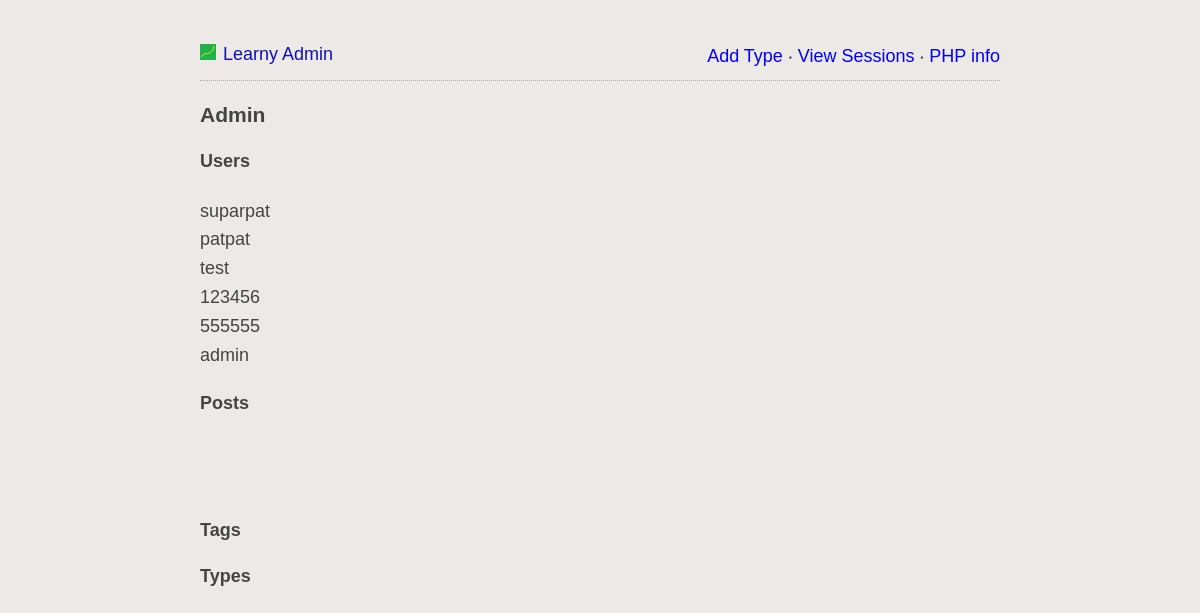
Before: /admin/index.php with the older database file.
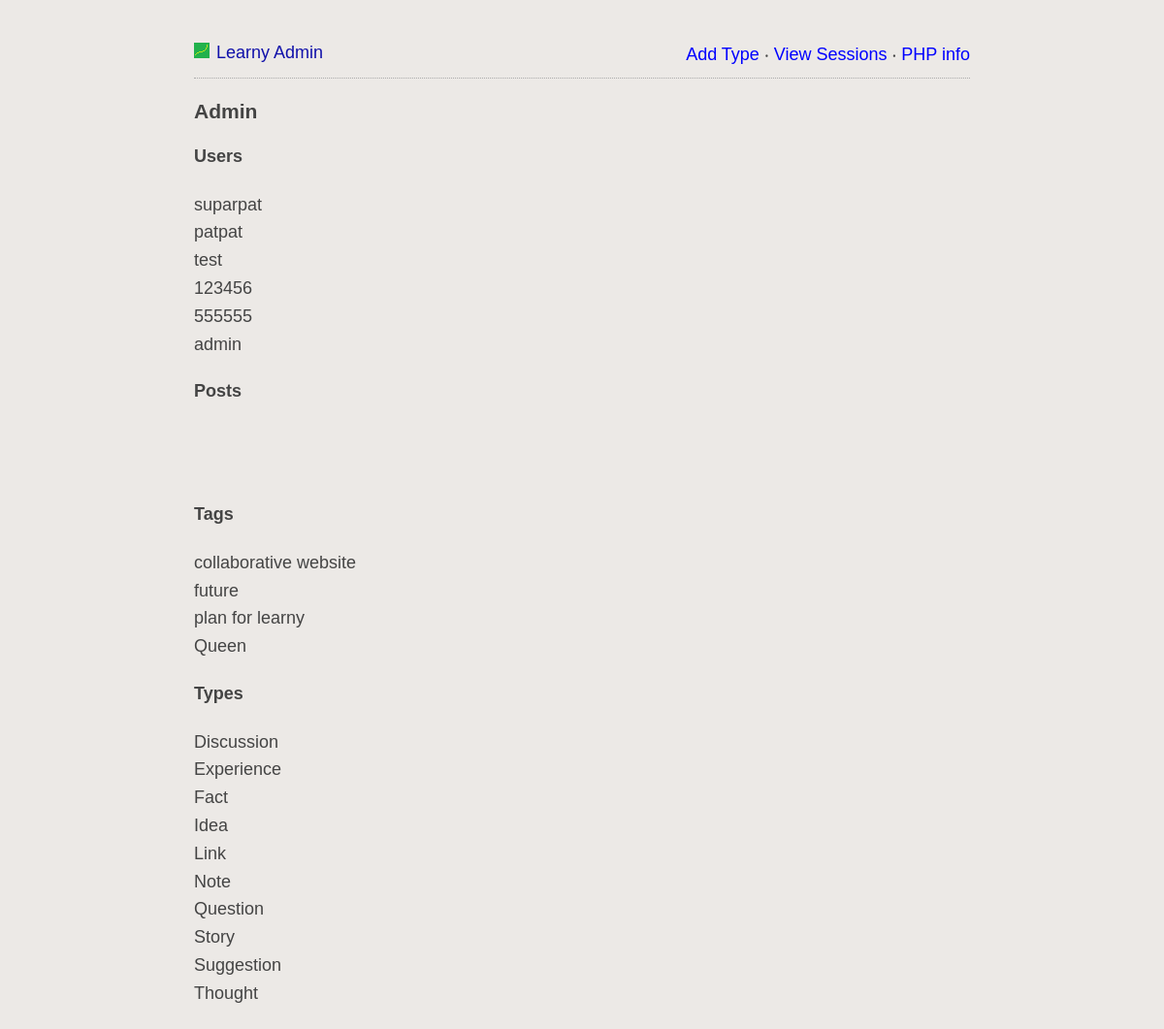
After: the same page with the newer database file.
### tables this page shows
CREATE TABLE IF NOT EXISTS `users` (
  `uid` int(11) NOT NULL AUTO_INCREMENT,
  `username` varchar(25) NOT NULL,
  `password` varchar(255) NOT NULL,
  `email` varchar(100) NOT NULL,
  `created_at` timestamp NOT NULL DEFAULT CURRENT_TIMESTAMP,
  PRIMARY KEY (`uid`),
  UNIQUE KEY `username` (`username`),
  UNIQUE KEY `email` (`email`)
);

CREATE TABLE IF NOT EXISTS `tags` (
  `id` int(11) NOT NULL AUTO_INCREMENT,
  `name` varchar(255) NOT NULL,
  PRIMARY KEY (`id`),
  UNIQUE KEY `name` (`name`)
);

CREATE TABLE IF NOT EXISTS `types` (
  `id` int(11) NOT NULL AUTO_INCREMENT,
  `name` varchar(255) NOT NULL,
  PRIMARY KEY (`id`),
  UNIQUE KEY `name` (`name`)
);

### lib/userClass.php (called while the page is built, shortened)
<?php
	class userClass{
		public function fetchAllUsers(){
			try{
				$db = getDB();
				$stmt = $db->prepare("SELECT uid,email,username,users.created_at FROM users");
				$stmt->execute();
				$data = $stmt->fetchAll(PDO::FETCH_OBJ);
				return $data;
			}
			catch(PDOException $e) {
				echo '{"error":{"text":'. $e->getMessage() .'}}';
			}
		}
	}
?>

### lib/postClass.php (called while the page is built, shortened)
<?php
	require_once(__DIR__.'/tagClass.php');
	require_once(__DIR__.'/typeClass.php');
	class postClass{
		public function fetchPosts($limit, $page){
			try{
				$db = getDB();
				$stmt = $db->prepare("
					SELECT posts.id AS id,
					posts.subject AS subject,
					posts.content AS content,
					posts.uid AS uid,
					users.username AS username,
					posts.created_at AS created_at,
					posts.updated_at AS updated_at,
					types.name AS type,
					posts.votes AS votes,
					GROUP_CONCAT(tags.name ORDER BY tags.name SEPARATOR '\t') AS tags
					FROM posts
					INNER JOIN users ON posts.uid=users.uid
					INNER JOIN posts_type ON posts.id=posts_type.post_id
					INNER JOIN types ON types.id=posts_type.type_id
					LEFT JOIN posts_tags ON posts.id=posts_tags.post_id
					LEFT JOIN tags ON posts_tags.tag_id=tags.id
					WHERE posts.draft=0
					GROUP BY posts.id
					ORDER BY updated_at DESC
					LIMIT :limit OFFSET :offset");
				$stmt->bindParam("limit", $limit,PDO::PARAM_INT);
				$offset = ($page-1)*$limit;
				$stmt->bindParam("offset", $offset,PDO::PARAM_INT);
				$stmt->execute();
				$data = $stmt->fetchAll(PDO::FETCH_OBJ);
				$result = [];
				return array('postsData'=>$data, 'votesData'=>$result);
			}
			catch(PDOException $e) {
				echo '{"error":{"text":'. $e->getMessage() .'}}';
			}
		}
	}
?>

### lib/tagClass.php (called while the page is built, shortened)
<?php
class tagClass{
	public function fetchTags(){
		try{
			$db = getDB();
			$stmt = $db->prepare("SELECT name FROM tags");
			$stmt->execute();
			$data = $stmt->fetchAll(PDO::FETCH_OBJ);
			return $data;
		}
		catch(PDOException $e){
			echo '{"error":{"text":'. $e->getMessage() .'}}';
		}
	}
}
?>

### lib/typeClass.php (called while the page is built, shortened)
<?php
class typeClass{
	public function fetchTypes(){
		try{
			$db = getDB();
			$stmt = $db->prepare("SELECT id, name FROM types");
			$stmt->execute();
			$data = $stmt->fetchAll(PDO::FETCH_OBJ);
			return $data;
		}
		catch(PDOException $e){
			echo '{"error":{"text":'. $e->getMessage() .'}}';
		}
	}
}
?>

### admin/index.php (the view, shortened to what this page needs)
<?php
	require_once(__DIR__.'/../lib/userClass.php');
	require_once(__DIR__.'/../lib/postClass.php');
	require_once(__DIR__.'/../lib/tagClass.php');
	require_once(__DIR__.'/../lib/typeClass.php');
	$userClass = new userClass();
	$postClass = new postClass();
	$tagClass = new tagClass();
	$typeClass = new typeClass();
	$users = $userClass->fetchAllUsers();
	$posts = $postClass->fetchPosts(1000, 1);
	$tags = $tagClass->fetchTags();
	$types = $typeClass->fetchTypes();
?>
<html>
	<head>
		<?php include 'partials/header.php' ?>
	</head>
	<body>
		<div id="content">
			<?php include 'partials/top_menu.php' ?>
			<header>
				<h3>Admin</h3>
			</header>
			<h4>Users</h4>
			<?php
				foreach($users as $user){
					echo $user->username."<br>";
				}
			?>
			<h4>Posts</h4>
			<?php
				foreach($posts as $post){
					echo $post->subject."<br>";
				}
			?>
			<h4>Tags</h4>
			<?php
				foreach($tags as $tag){
					echo $tag->name."<br>";
				}
			?>
			<h4>Types</h4>
			<?php
				foreach($types as $type){
					echo $type->name."<br>";
				}
			?>
		</div>
	</body>
</html>

### admin/partials/header.php (shortened to what this page needs)
<link rel="stylesheet" type="text/css" href="../css/style.css">

### admin/partials/top_menu.php (shortened to what this page needs)
<div id="banner">
	<div id="logo">
	    <a href="index.php">
	    <img src="../img/logo.png" class="pin_logo">
	    </a>
		<a id="pinboard_name" href="index.php">Learny Admin</a>
	</div>
	<div id="top_menu">
		<a href="add_type.php">Add Type</a>
		&#8231;
		<a href="view_sessions.php">View Sessions</a>
		&#8231;
		<a href="php_info.php">PHP info</a>
	</div>
</div>

### css/style.css (style rules this page uses)
body { background: #ECE9E6; margin:40px auto; max-width:800px; line-height:1.6; font-size:18px; font-family: helvetica, sans-serif; color:#444; padding:0 10px; word-wrap: break-word; }
img { max-width: 100% !important; height: auto !important; }
h1,h2,h3,h4 { line-height:1.2; }
a { text-decoration:none; color:#11a; word-break: break-all; }
#banner { border-bottom: 1px dotted #aaa; margin-bottom: 0.7em; padding-bottom: 9px; text-align: left; }
#logo { float: left; color: #aaa; }
.pin_logo { margin-right: 2px; }
#top_menu { margin-top: 2px; float: right; }
#top_menu a { color:blue; }

Changed rows visible on the page:
added tags: name "collaborative website"
added tags: name "future"
added tags: name "plan for learny"
added tags: name "Queen"
added types: name "Discussion"
added types: name "Experience"
added types: name "Fact"
added types: name "Idea"
added types: name "Link"
added types: name "Note"
added types: name "Question"
added types: name "Story"
added types: name "Suggestion"
added types: name "Thought"
